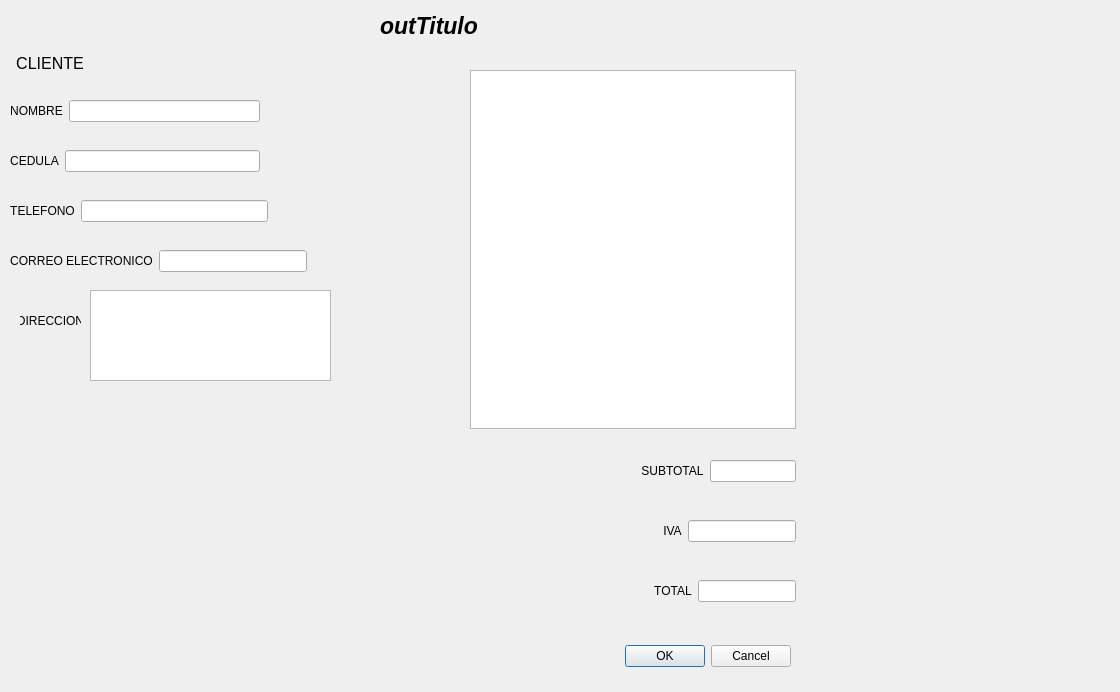
<?xml version="1.0" encoding="UTF-8"?>
<ui version="4.0">
 <class>Factura</class>
 <widget class="QDialog" name="Factura">
  <property name="geometry">
   <rect>
    <x>0</x>
    <y>0</y>
    <width>1120</width>
    <height>692</height>
   </rect>
  </property>
  <property name="windowTitle">
   <string>Dialog</string>
  </property>
  <widget class="QDialogButtonBox" name="buttonBox">
   <property name="geometry">
    <rect>
     <x>450</x>
     <y>640</y>
     <width>341</width>
     <height>32</height>
    </rect>
   </property>
   <property name="orientation">
    <enum>Qt::Horizontal</enum>
   </property>
   <property name="standardButtons">
    <set>QDialogButtonBox::Cancel|QDialogButtonBox::Ok</set>
   </property>
  </widget>
  <widget class="QLabel" name="label_7">
   <property name="geometry">
    <rect>
     <x>20</x>
     <y>280</y>
     <width>61</width>
     <height>81</height>
    </rect>
   </property>
   <property name="text">
    <string>DIRECCION</string>
   </property>
   <property name="alignment">
    <set>Qt::AlignCenter</set>
   </property>
  </widget>
  <widget class="QLabel" name="outTitulo">
   <property name="geometry">
    <rect>
     <x>380</x>
     <y>10</y>
     <width>100</width>
     <height>31</height>
    </rect>
   </property>
   <property name="font">
    <font>
     <pointsize>17</pointsize>
     <italic>true</italic>
     <bold>true</bold>
    </font>
   </property>
   <property name="text">
    <string>outTitulo</string>
   </property>
  </widget>
  <widget class="QLabel" name="label_2">
   <property name="geometry">
    <rect>
     <x>10</x>
     <y>50</y>
     <width>80</width>
     <height>27</height>
    </rect>
   </property>
   <property name="font">
    <font>
     <pointsize>12</pointsize>
     <italic>false</italic>
     <bold>false</bold>
    </font>
   </property>
   <property name="text">
    <string>CLIENTE</string>
   </property>
   <property name="alignment">
    <set>Qt::AlignCenter</set>
   </property>
  </widget>
  <widget class="QWidget" name="widget_4" native="true">
   <property name="geometry">
    <rect>
     <x>10</x>
     <y>90</y>
     <width>444</width>
     <height>42</height>
    </rect>
   </property>
   <layout class="QHBoxLayout" name="horizontalLayout_3">
    <item>
     <widget class="QLabel" name="label_3">
      <property name="text">
       <string>NOMBRE</string>
      </property>
      <property name="alignment">
       <set>Qt::AlignCenter</set>
      </property>
     </widget>
    </item>
    <item>
     <widget class="QLineEdit" name="outNombre">
      <property name="readOnly">
       <bool>true</bool>
      </property>
     </widget>
    </item>
    <item>
     <spacer name="horizontalSpacer_5">
      <property name="orientation">
       <enum>Qt::Horizontal</enum>
      </property>
      <property name="sizeHint" stdset="0">
       <size>
        <width>194</width>
        <height>20</height>
       </size>
      </property>
     </spacer>
    </item>
   </layout>
  </widget>
  <widget class="QWidget" name="widget_5" native="true">
   <property name="geometry">
    <rect>
     <x>10</x>
     <y>140</y>
     <width>444</width>
     <height>42</height>
    </rect>
   </property>
   <layout class="QHBoxLayout" name="horizontalLayout_4">
    <item>
     <widget class="QLabel" name="label_4">
      <property name="text">
       <string>CEDULA</string>
      </property>
      <property name="alignment">
       <set>Qt::AlignCenter</set>
      </property>
     </widget>
    </item>
    <item>
     <widget class="QLineEdit" name="outCedula">
      <property name="readOnly">
       <bool>true</bool>
      </property>
     </widget>
    </item>
    <item>
     <spacer name="horizontalSpacer_6">
      <property name="orientation">
       <enum>Qt::Horizontal</enum>
      </property>
      <property name="sizeHint" stdset="0">
       <size>
        <width>40</width>
        <height>20</height>
       </size>
      </property>
     </spacer>
    </item>
   </layout>
  </widget>
  <widget class="QWidget" name="widget_6" native="true">
   <property name="geometry">
    <rect>
     <x>10</x>
     <y>190</y>
     <width>444</width>
     <height>42</height>
    </rect>
   </property>
   <layout class="QHBoxLayout" name="horizontalLayout_5">
    <item>
     <widget class="QLabel" name="label_5">
      <property name="text">
       <string>TELEFONO</string>
      </property>
      <property name="alignment">
       <set>Qt::AlignCenter</set>
      </property>
     </widget>
    </item>
    <item>
     <widget class="QLineEdit" name="outTelefono">
      <property name="readOnly">
       <bool>true</bool>
      </property>
     </widget>
    </item>
    <item>
     <spacer name="horizontalSpacer_7">
      <property name="orientation">
       <enum>Qt::Horizontal</enum>
      </property>
      <property name="sizeHint" stdset="0">
       <size>
        <width>40</width>
        <height>20</height>
       </size>
      </property>
     </spacer>
    </item>
   </layout>
  </widget>
  <widget class="QWidget" name="widget_7" native="true">
   <property name="geometry">
    <rect>
     <x>10</x>
     <y>240</y>
     <width>444</width>
     <height>42</height>
    </rect>
   </property>
   <layout class="QHBoxLayout" name="horizontalLayout_6">
    <item>
     <widget class="QLabel" name="label_6">
      <property name="text">
       <string>CORREO ELECTRONICO</string>
      </property>
      <property name="alignment">
       <set>Qt::AlignCenter</set>
      </property>
     </widget>
    </item>
    <item>
     <widget class="QLineEdit" name="outEmail">
      <property name="readOnly">
       <bool>true</bool>
      </property>
     </widget>
    </item>
    <item>
     <spacer name="horizontalSpacer_8">
      <property name="orientation">
       <enum>Qt::Horizontal</enum>
      </property>
      <property name="sizeHint" stdset="0">
       <size>
        <width>40</width>
        <height>20</height>
       </size>
      </property>
     </spacer>
    </item>
   </layout>
  </widget>
  <widget class="QTextEdit" name="outDireccion">
   <property name="geometry">
    <rect>
     <x>90</x>
     <y>290</y>
     <width>241</width>
     <height>91</height>
    </rect>
   </property>
   <property name="readOnly">
    <bool>true</bool>
   </property>
  </widget>
  <widget class="QTableView" name="outLista">
   <property name="geometry">
    <rect>
     <x>470</x>
     <y>70</y>
     <width>326</width>
     <height>359</height>
    </rect>
   </property>
  </widget>
  <widget class="QWidget" name="widget_11" native="true">
   <property name="geometry">
    <rect>
     <x>470</x>
     <y>450</y>
     <width>326</width>
     <height>42</height>
    </rect>
   </property>
   <layout class="QHBoxLayout" name="horizontalLayout_9">
    <item>
     <spacer name="horizontalSpacer_12">
      <property name="orientation">
       <enum>Qt::Horizontal</enum>
      </property>
      <property name="sizeHint" stdset="0">
       <size>
        <width>194</width>
        <height>20</height>
       </size>
      </property>
     </spacer>
    </item>
    <item>
     <widget class="QLabel" name="label_9">
      <property name="text">
       <string>SUBTOTAL</string>
      </property>
      <property name="alignment">
       <set>Qt::AlignCenter</set>
      </property>
     </widget>
    </item>
    <item>
     <widget class="QLineEdit" name="outSubtotal">
      <property name="readOnly">
       <bool>true</bool>
      </property>
     </widget>
    </item>
   </layout>
  </widget>
  <widget class="QWidget" name="widget_12" native="true">
   <property name="geometry">
    <rect>
     <x>470</x>
     <y>510</y>
     <width>326</width>
     <height>42</height>
    </rect>
   </property>
   <layout class="QHBoxLayout" name="horizontalLayout_10">
    <item>
     <spacer name="horizontalSpacer_13">
      <property name="orientation">
       <enum>Qt::Horizontal</enum>
      </property>
      <property name="sizeHint" stdset="0">
       <size>
        <width>194</width>
        <height>20</height>
       </size>
      </property>
     </spacer>
    </item>
    <item>
     <widget class="QLabel" name="label_10">
      <property name="text">
       <string>IVA</string>
      </property>
      <property name="alignment">
       <set>Qt::AlignCenter</set>
      </property>
     </widget>
    </item>
    <item>
     <widget class="QLineEdit" name="outIVA">
      <property name="readOnly">
       <bool>true</bool>
      </property>
     </widget>
    </item>
   </layout>
  </widget>
  <widget class="QWidget" name="widget_13" native="true">
   <property name="geometry">
    <rect>
     <x>470</x>
     <y>570</y>
     <width>326</width>
     <height>42</height>
    </rect>
   </property>
   <layout class="QHBoxLayout" name="horizontalLayout_11">
    <item>
     <spacer name="horizontalSpacer_14">
      <property name="orientation">
       <enum>Qt::Horizontal</enum>
      </property>
      <property name="sizeHint" stdset="0">
       <size>
        <width>194</width>
        <height>20</height>
       </size>
      </property>
     </spacer>
    </item>
    <item>
     <widget class="QLabel" name="label_11">
      <property name="text">
       <string>TOTAL</string>
      </property>
      <property name="alignment">
       <set>Qt::AlignCenter</set>
      </property>
     </widget>
    </item>
    <item>
     <widget class="QLineEdit" name="outTotal">
      <property name="readOnly">
       <bool>true</bool>
      </property>
     </widget>
    </item>
   </layout>
  </widget>
 </widget>
 <resources/>
 <connections>
  <connection>
   <sender>buttonBox</sender>
   <signal>accepted()</signal>
   <receiver>Factura</receiver>
   <slot>accept()</slot>
   <hints>
    <hint type="sourcelabel">
     <x>248</x>
     <y>254</y>
    </hint>
    <hint type="destinationlabel">
     <x>157</x>
     <y>274</y>
    </hint>
   </hints>
  </connection>
  <connection>
   <sender>buttonBox</sender>
   <signal>rejected()</signal>
   <receiver>Factura</receiver>
   <slot>reject()</slot>
   <hints>
    <hint type="sourcelabel">
     <x>316</x>
     <y>260</y>
    </hint>
    <hint type="destinationlabel">
     <x>286</x>
     <y>274</y>
    </hint>
   </hints>
  </connection>
 </connections>
</ui>
